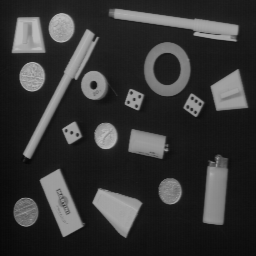
#> input picture Talleres/Taller 5/Punto 5/OBJECTS.png, 256 x 256 px
$ jupyter execute 'NoteBook Taller.ipynb'
#> lines starting #> are read from the running program, lines starting #| are printed output that depends on the picture; after the words box and inside, x2 and y2 are one past the last pixel; in counts of white or black regions, pixels touching at a corner belong together
[cell 1]
import cv2
import matplotlib.pyplot as plt

objects = cv2.imread('OBJECTS.png', cv2.IMREAD_GRAYSCALE)
#> objects is the input picture: shape (256, 256); min 7, max 188, mean 53.3
plt.imshow(objects, cmap='gray', vmin=0, vmax=255)
plt.show()

[cell 2]
from skimage import exposure
from scipy.ndimage import distance_transform_edt

umbral = 70
_, objectsU = cv2.threshold(objects, umbral, 255, cv2.THRESH_BINARY)
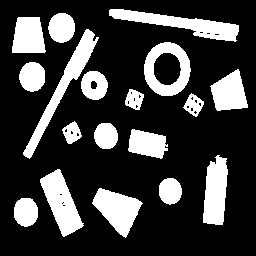
#> objectsU: shape (256, 256); 24.2% white; 18 white regions, largest, box (x1, y1, x2, y2) and area: (109, 9, 239, 42) 1639, (23, 29, 99, 159) 1618, (40, 169, 84, 237) 1475
objectsD = distance_transform_edt(objectsU)
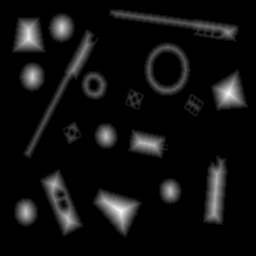
#> objectsD: shape (256, 256) float64; min 0, max 16.12, mean 1.04; drawn with min black and max white
objectsDC = exposure.rescale_intensity(objectsD, in_range=(0, objectsD.max()), out_range=(0, 255) )

plt.figure(figsize=(10, 5))
plt.subplot(1, 2, 1)
plt.imshow(objectsU, cmap='gray', vmin=0, vmax=255)
plt.title("Umbralizada")
plt.subplot(1, 2, 2)
plt.imshow(objectsDC, cmap='gray', vmin=0, vmax=255)
plt.title("Distancia Expandida")
plt.show()
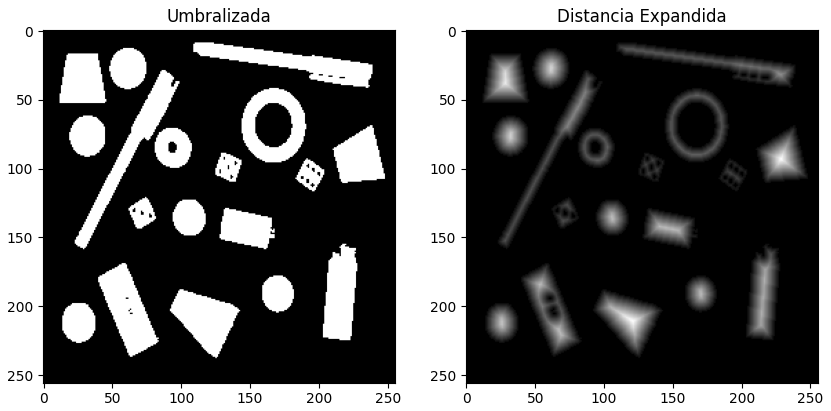
#> figure drawn by matplotlib, 2 panels

[cell 3]
import numpy as np
from skimage.measure import label, regionprops
from scipy.ndimage import distance_transform_edt

objectsUN = np.logical_not(objectsU)
#> objectsUN: shape (256, 256) bool; 75.8% white; 18 black regions
distancia = distance_transform_edt(objectsUN)
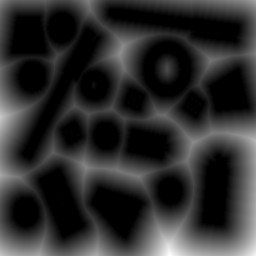
#> distancia: shape (256, 256) float64; min 0, max 46.96, mean 8.5; drawn with min black and max white
etiquetas = label(objectsU)
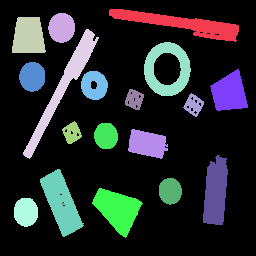
#> etiquetas: shape (256, 256) int64; 19 distinct labels, from 0 to 18; one colour per label, 0 black
propiedades = regionprops(etiquetas)
#> propiedades = 18 regions; largest, box (x1, y1, x2, y2) and area: (109, 9, 239, 42) 1639, (23, 29, 99, 159) 1618, (40, 169, 84, 237) 1475, (92, 188, 143, 238) 1366, (203, 155, 228, 225) 1330

if len(propiedades) >= 2:
    props_sorted = sorted(propiedades, key=lambda x: x.area, reverse=True)[:2]
#> props_sorted = 2 regions; box (x1, y1, x2, y2) and area: (109, 9, 239, 42) 1639, (23, 29, 99, 159) 1618
    c1 = props_sorted[0].centroid
#> c1 = (23.56, 181.5)
    c2 = props_sorted[1].centroid
#> c2 = (86.27, 63.14)
    distancia_min = np.linalg.norm(np.array(c1) - np.array(c2))
#> distancia_min = 134
    punto_medio = ((c1[0] + c2[0]) / 2, (c1[1] + c2[1]) / 2)
#> punto_medio = (54.91, 122.3)
    valor_punto_medio = distancia[int(punto_medio[0]), int(punto_medio[1])]
#> valor_punto_medio = 23.77
    print(f"Distancia mínima entre los lápices: {distancia_min:.2f} píxeles")
#| Distancia mínima entre los lápices: 133.99 píxeles
    print(f"Valor del pixel en el punto medio en el mapa de distancias: {valor_punto_medio:.2f}")
#| Valor del pixel en el punto medio en el mapa de distancias: 23.77

plt.figure(figsize=(6, 6))
plt.imshow(distancia, cmap="jet")
plt.colorbar()
plt.scatter([c1[1], c2[1]], [c1[0], c2[0]], color='red', label="Centroides")
plt.scatter(punto_medio[1], punto_medio[0], color='yellow', label="Punto medio")
plt.legend()
plt.title("Mapa de Distancias Euclidianas")
plt.show()
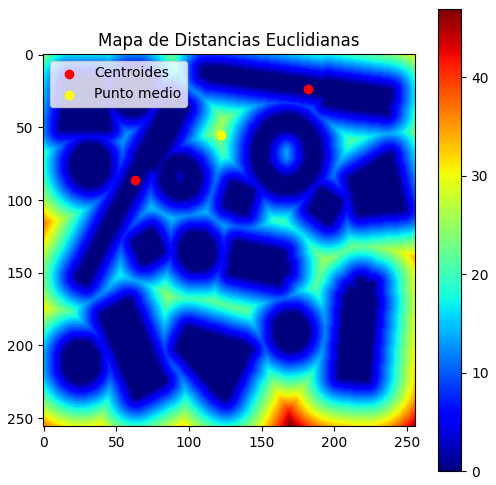
#> figure drawn by matplotlib, 2 panels
